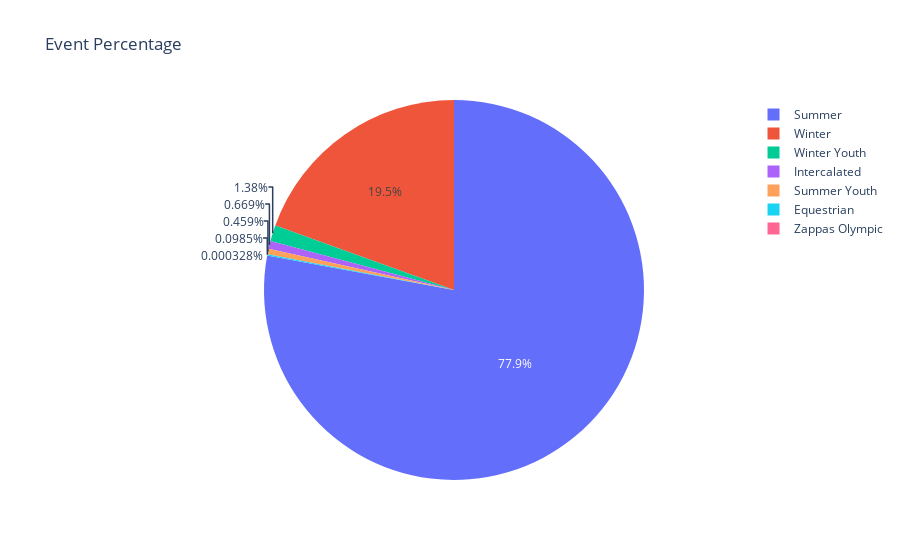

Notebook code cell kept with this figure:
### Markdown cell above
### Events percentage

### Code cell
fig = px.pie(events_count, values='count', names='season', title='Event Percentage')
fig

### Figure 1 — Plotly figure (JSON) as saved in the notebook; plotly's stock layout.template omitted (floating-point values rounded to 4 significant figures)
{"data": [{"domain": {"x": [0, 1], "y": [0, 1]}, "hovertemplate": "season=%{label}<br>count=%{value}<extra></extra>", "labels": ["Summer", "Winter", "Winter Youth", "Intercalated", "Summer Youth", "Equestrian", "Zappas Olympic"], "legendgroup": "", "name": "", "showlegend": true, "type": "pie", "values": [237254, 59320, 4191, 2037, 1399, 300, 1]}], "layout": {"legend": {"tracegroupgap": 0}, "title": {"text": "Event Percentage"}}}
